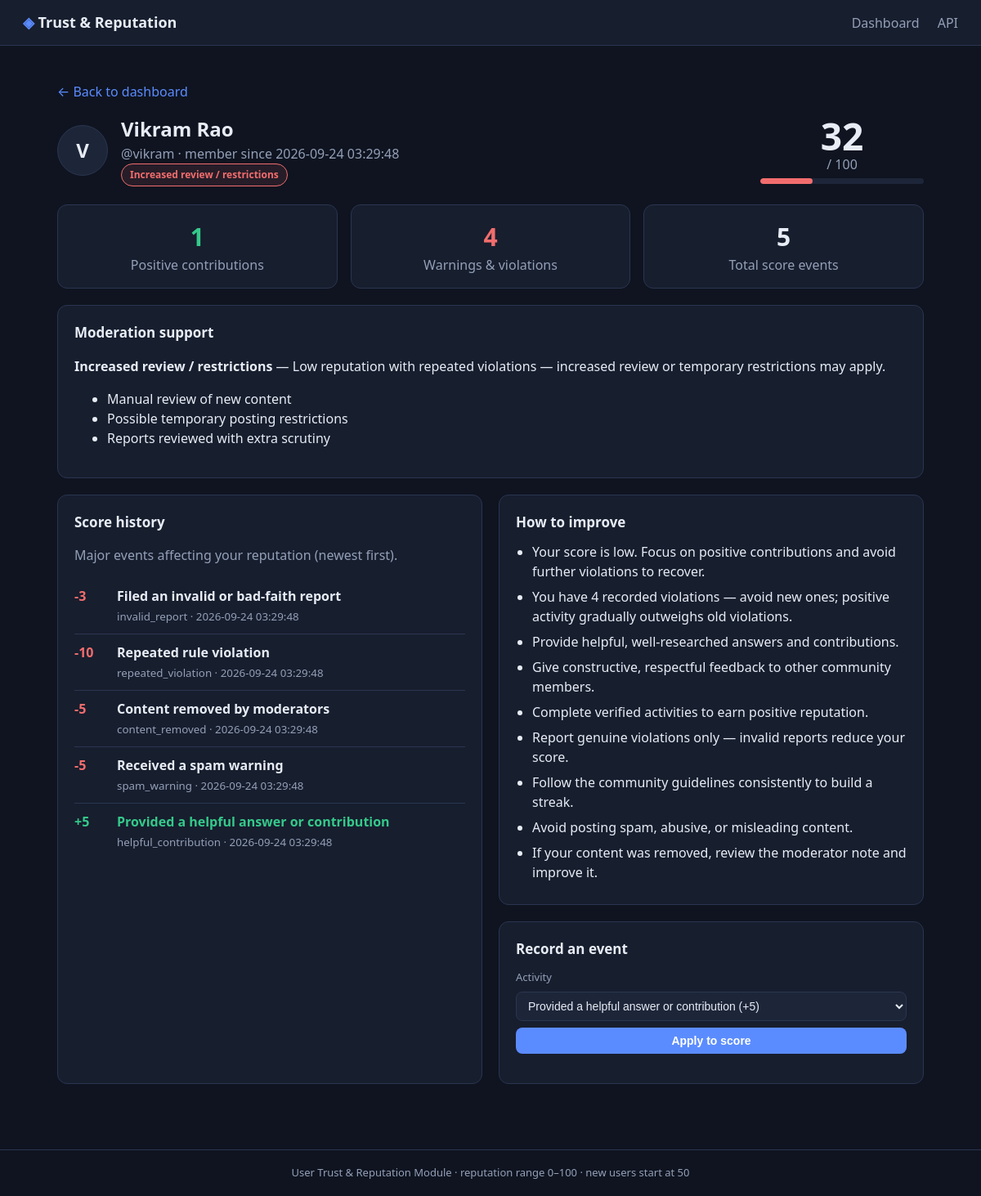
/users/3, run on the app's committed database.
### tables this page shows
CREATE TABLE users (
    id           INTEGER PRIMARY KEY AUTOINCREMENT,
    username     TEXT NOT NULL UNIQUE,
    display_name TEXT NOT NULL,
    score        INTEGER NOT NULL DEFAULT 50,
    created_at   TEXT NOT NULL DEFAULT (datetime('now'))
);

CREATE TABLE events (
    id          INTEGER PRIMARY KEY AUTOINCREMENT,
    user_id     INTEGER NOT NULL REFERENCES users(id) ON DELETE CASCADE,
    type        TEXT NOT NULL,
    category    TEXT NOT NULL CHECK (category IN ('positive', 'violation')),
    description TEXT NOT NULL,
    points      INTEGER NOT NULL,
    created_at  TEXT NOT NULL DEFAULT (datetime('now'))
);

### app.py (the view)
@app.route("/users/<int:user_id>")
def user_page(user_id):
    user = db.get_user(user_id)
    if user is None:
        return render_template("not_found.html"), 404
    return render_template(
        "user.html", profile=user_profile(user), event_types=rep.EVENT_TYPES
    )

### app.py (called while the page is built)
def user_profile(user):
    events = db.list_events(user["id"])
    positive, violations = rep.summarize_events(events)
    tier = rep.moderation_tier(
        user["score"],
        violation_count=len(violations),
        repeated_violations=db.count_repeated_violations(user["id"]),
    )
    return {
        **user,
        "tier": tier,
        "events": events,
        "positive_contributions": positive,
        "violations": violations,
        "violation_count": len(violations),
        "counts": db.event_counts(user["id"]),
        "tips": rep.improvement_tips(user["score"], len(violations)),
        "score_min": rep.MIN_SCORE,
        "score_max": rep.MAX_SCORE,
    }

### database.py (called while the page is built)
def get_connection():
    conn = sqlite3.connect(DB_PATH)
    conn.row_factory = sqlite3.Row
    conn.execute("PRAGMA foreign_keys = ON")
    return conn

def row_to_dict(row):
    return dict(row) if row is not None else None

def get_user(user_id):
    with get_connection() as conn:
        return row_to_dict(conn.execute(
            "SELECT * FROM users WHERE id = ?", (user_id,)
        ).fetchone())

def list_events(user_id, limit=100):
    with get_connection() as conn:
        return [dict(r) for r in conn.execute(
            """SELECT * FROM events WHERE user_id = ?
               ORDER BY datetime(created_at) DESC, id DESC LIMIT ?""",
            (user_id, limit),
        ).fetchall()]

def count_repeated_violations(user_id):
    with get_connection() as conn:
        row = conn.execute(
            "SELECT COUNT(*) AS n FROM events WHERE user_id = ? AND type = 'repeated_violation'",
            (user_id,),
        ).fetchone()
        return row["n"]

def event_counts(user_id):
    with get_connection() as conn:
        rows = conn.execute(
            "SELECT type, COUNT(*) AS n FROM events WHERE user_id = ? GROUP BY type",
            (user_id,),
        ).fetchall()
        return {r["type"]: r["n"] for r in rows}

### reputation.py (called while the page is built)
def clamp(score):
    return max(MIN_SCORE, min(MAX_SCORE, int(score)))

def moderation_tier(score, violation_count=0, repeated_violations=0):
    score = clamp(score)
    if score >= 70 and repeated_violations == 0:
        key = "normal"
    elif score >= 40 and repeated_violations < 2:
        key = "monitor"
    else:
        key = "restricted"
    tier = dict(MODERATION_TIERS[key])
    tier["score"] = score
    tier["violation_count"] = violation_count
    tier["repeated_violations"] = repeated_violations
    return tier

### templates/user.html (shortened to what this page needs)
{% extends "base.html" %}
{% block content %}
<p><a href="{{ url_for('dashboard') }}">← Back to dashboard</a></p>
<section class="hero">
  <div class="user-head">
    <span class="avatar avatar-lg">{{ profile.display_name[0] | upper }}</span>
    <div>
      <h1>{{ profile.display_name }}</h1>
      <p class="muted">@{{ profile.username }} · member since {{ profile.created_at }}</p>
      <span class="tier-badge tier-{{ profile.tier.key }}">{{ profile.tier.label }}</span>
    </div>
  </div>
  <div class="score-ring">
    <div class="score-value">{{ profile.score }}</div>
    <div class="muted">/ {{ profile.score_max }}</div>
    <div class="bar wide"><div class="bar-fill {{ profile.tier.key }}" style="width: {{ profile.score }}%"></div></div>
  </div>
</section>
<section class="grid-3">
  <div class="stat-card">
    <div class="stat positive">{{ profile.positive_contributions | length }}</div>
    <div class="muted">Positive contributions</div>
  </div>
  <div class="stat-card">
    <div class="stat {% if profile.violations %}negative{% endif %}">{{ profile.violations | length }}</div>
    <div class="muted">Warnings &amp; violations</div>
  </div>
  <div class="stat-card">
    <div class="stat">{{ profile.events | length }}</div>
    <div class="muted">Total score events</div>
  </div>
</section>
<section class="card">
  <h2>Moderation support</h2>
  <p><strong>{{ profile.tier.label }}</strong> — {{ profile.tier.description }}</p>
  {% if profile.tier.actions %}
  <ul>
    {% for action in profile.tier.actions %}<li>{{ action }}</li>{% endfor %}
  </ul>
  {% endif %}
</section>
<section class="grid-2">
  <div class="card">
    <h2>Score history</h2>
    <p class="muted">Major events affecting your reputation (newest first).</p>
    <ul class="timeline">
      {% for e in profile.events %}
      <li class="timeline-item {{ e.category }}">
        <span class="points {{ 'positive' if e.points > 0 else 'negative' }}">
          {{ '%+d' % e.points }}
        </span>
        <span>
          <strong>{{ e.description }}</strong><br>
          <small class="muted">{{ e.type }} · {{ e.created_at }}</small>
        </span>
      </li>
      {% else %}
      <li class="muted">No events yet — your score is at its neutral starting value.</li>
      {% endfor %}
    </ul>
  </div>
  <div>
    <div class="card">
      <h2>How to improve</h2>
      <ul class="tips">
        {% for tip in profile.tips %}<li>{{ tip }}</li>{% endfor %}
      </ul>
    </div>
    <div class="card">
      <h2>Record an event</h2>
      <form id="event-form" class="stack-form">
        <label for="event-type">Activity</label>
        <select id="event-type">
          {% for type, (points, category, description) in event_types.items() %}
          <option value="{{ type }}">
            {{ description }} ({{ '%+d' % points }})
          </option>
          {% endfor %}
        </select>
        <button type="submit" class="btn">Apply to score</button>
      </form>
    </div>
  </div>
</section>
{% endblock %}

### static/style.css (style rules this page uses)
:root { --bg: #0f1420; --panel: #171e2e; --panel-2: #1d2639; --border: #2a3550; --text: #e7ecf5; --muted: #93a0b8; --accent: #5b8cff; --positive: #35c98a; --negative: #f26d6d; --normal: #35c98a; --monitor: #f0b429; --restricted: #f26d6d; }
* { box-sizing: border-box; }
body { margin: 0; font-family: "Segoe UI", system-ui, -apple-system, sans-serif; background: var(--bg); color: var(--text); line-height: 1.5; }
a { color: var(--accent); text-decoration: none; }
.muted { color: var(--muted); }
.positive { color: var(--positive); }
.negative { color: var(--negative); }
.hero { display: flex; justify-content: space-between; align-items: center; gap: 24px; flex-wrap: wrap; margin-bottom: 22px; }
.hero h1 { margin: 0 0 6px; font-size: 26px; }
.hero p { margin: 0; max-width: 640px; }
.card { background: var(--panel); border: 1px solid var(--border); border-radius: 12px; padding: 20px; margin-bottom: 20px; }
.card h2 { margin: 0 0 12px; font-size: 17px; }
.grid-2 { display: grid; grid-template-columns: 1fr 1fr; gap: 20px; }
.grid-3 { display: grid; grid-template-columns: repeat(3, 1fr); gap: 16px; margin-bottom: 20px; }
.avatar { display: inline-flex; align-items: center; justify-content: center; width: 34px; height: 34px; border-radius: 50%; background: var(--panel-2); border: 1px solid var(--border); font-weight: 700; flex: 0 0 auto; }
.avatar-lg { width: 62px; height: 62px; font-size: 24px; }
.bar { height: 7px; background: var(--panel-2); border-radius: 6px; overflow: hidden; margin-top: 5px; }
.bar.wide { width: 200px; }
.bar-fill { height: 100%; border-radius: 6px; transition: width .3s; }
.bar-fill.restricted { background: var(--restricted); }
.tier-badge { display: inline-block; font-size: 12px; font-weight: 600; padding: 4px 10px; border-radius: 999px; border: 1px solid; white-space: nowrap; }
.tier-restricted { color: var(--restricted); border-color: var(--restricted); background: rgba(242,109,109,.1); }
.btn { display: inline-block; background: var(--accent); color: #fff; border: none; border-radius: 8px; padding: 8px 14px; font-size: 14px; font-weight: 600; cursor: pointer; }
.inline-form input, .stack-form input, .stack-form select { background: var(--panel-2); border: 1px solid var(--border); color: var(--text); border-radius: 8px; padding: 8px 10px; font-size: 14px; }
.stack-form { display: flex; flex-direction: column; gap: 8px; }
.stack-form label { font-size: 13px; color: var(--muted); }
.user-head { display: flex; gap: 16px; align-items: center; }
.user-head h1 { margin: 0; font-size: 24px; }
.score-ring { text-align: center; }
.score-value { font-size: 46px; font-weight: 800; line-height: 1; }
.stat-card { background: var(--panel); border: 1px solid var(--border); border-radius: 12px; padding: 16px; text-align: center; }
.stat { font-size: 30px; font-weight: 800; }
.timeline { list-style: none; margin: 0; padding: 0; }
.timeline-item { display: flex; gap: 12px; padding: 10px 0; border-bottom: 1px solid var(--border); }
.timeline-item:last-child { border-bottom: none; }
.timeline-item .points { font-weight: 700; font-variant-numeric: tabular-nums; min-width: 40px; }
.tips { margin: 0; padding-left: 20px; }
.tips li { margin-bottom: 7px; }

### data on the page
users: display_name "V", display_name "Vikram Rao", username "vikram", created_at "2026-09-24 03:29:48", score "32"
events: points "-3", description "Filed an invalid or bad-faith report", type "invalid_report", created_at "2026-09-24 03:29:48"
events: points "-10", description "Repeated rule violation", type "repeated_violation", created_at "2026-09-24 03:29:48"
events: points "-5", description "Content removed by moderators", type "content_removed", created_at "2026-09-24 03:29:48"
events: points "-5", description "Received a spam warning", type "spam_warning", created_at "2026-09-24 03:29:48"
events: points "+5", description "Provided a helpful answer or contribution", type "helpful_contribution", created_at "2026-09-24 03:29:48"

### other printed values
{{ profile.tier.label }} "Increased review / restrictions"
{{ profile.score_max }} "100"
{{ profile.positive_contributions | length }} "1"
{{ profile.violations | length }} "4"
{{ profile.events | length }} "5"
{{ profile.tier.description }} "Low reputation with repeated violations — increased review or temporary restrictions may apply."
{{ action }} "Manual review of new content" "Possible temporary posting restrictions" "Reports reviewed with extra scrutiny"
{{ tip }} "Your score is low. Focus on positive contributions and avoid further violations to recover." "You have 4 recorded violations — avoid new ones; positive activity gradually outweighs old violations." "Provide helpful, well-researched answers and contributions." "Give constructive, respectful feedback to other community members." "Complete verified activities to earn positive reputation." "Report genuine violations only — invalid reports reduce your score." "Follow the community guidelines consistently to build a streak." "Avoid posting spam, abusive, or misleading content." "If your content was removed, review the moderator note and improve it."
form field value "Provided a helpful answer or contribution (+5)"
